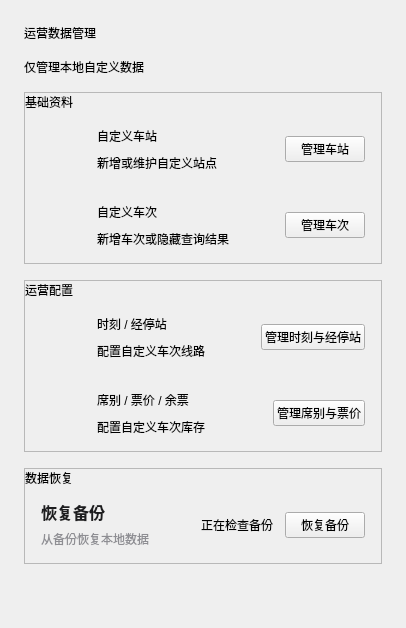
      <widget class="QWidget" name="pageAdmin">
       <property name="styleSheet">
         <string notr="true">QWidget#pageAdmin {
    background-color: #FFFFFF;
}

QLabel#labelAdminTitle {
    color: #1D1D1F;
    font-size: 22px;
    font-weight: 600;
}

QLabel#labelAdminSubtitle {
    color: #8E8E93;
    font-size: 12px;
}

QFrame#adminBaseGroup,
QFrame#adminOperationGroup,
QFrame#adminRecoveryGroup {
    background-color: #FFFFFF;
    border: 1px solid #E5E7EB;
    border-radius: 10px;
}

QLabel#labelAdminBaseGroup,
QLabel#labelAdminOperationGroup,
QLabel#labelAdminRecoveryGroup {
    background-color: #F7F9FC;
    border: none;
    border-bottom: 1px solid #E5E7EB;
    border-top-left-radius: 9px;
    border-top-right-radius: 9px;
    color: #515866;
    font-size: 14px;
    font-weight: 600;
    padding: 10px 16px;
}

QPushButton#btnManageStations,
QPushButton#btnManageTrains,
QPushButton#btnManageSchedules,
QPushButton#btnManageSeats,
QPushButton#btnResetAdminData {
    background-color: #FFFFFF;
    border: 1px solid #D8DDE6;
    border-radius: 6px;
    color: #0A84FF;
    padding: 6px 14px;
}

QPushButton#btnManageStations:hover,
QPushButton#btnManageTrains:hover,
QPushButton#btnManageSchedules:hover,
QPushButton#btnManageSeats:hover {
    background-color: #F0F6FF;
    border-color: #A8CFFF;
}

QPushButton#btnResetAdminData {
    color: #C9342C;
}

QPushButton#btnResetAdminData:hover {
    background-color: #FFF3F2;
    border-color: #F1B7B2;
}

QFrame#cardStationAdmin,
QFrame#cardTrainAdmin,
QFrame#cardScheduleAdmin,
QFrame#cardSeatAdmin {
    background-color: transparent;
    border: none;
    border-radius: 0px;
}

QFrame#cardStationAdmin,
QFrame#cardScheduleAdmin {
    border-bottom: 1px solid #ECEDEF;
}

QLabel#labelStationAdminTitle,
QLabel#labelTrainAdminTitle,
QLabel#labelScheduleAdminTitle,
QLabel#labelSeatAdminTitle {
    color: #1D1D1F;
    font-size: 16px;
    font-weight: 600;
}

QLabel#labelStationAdminIcon,
QLabel#labelTrainAdminIcon,
QLabel#labelScheduleAdminIcon,
QLabel#labelSeatAdminIcon {
    background-color: #EAF3FF;
    border-radius: 8px;
    padding: 8px;
}

QLabel#labelStationAdminDescription,
QLabel#labelTrainAdminDescription,
QLabel#labelScheduleAdminDescription,
QLabel#labelSeatAdminDescription {
    color: #8E8E93;
    font-size: 12px;
}

QLabel#labelAdminBackupData {
    color: #6E6E73;
    font-size: 12px;
}</string>
       </property>
       <layout class="QVBoxLayout" name="verticalLayoutAdmin">
        <property name="spacing"><number>16</number></property>
        <property name="leftMargin"><number>24</number></property>
        <property name="topMargin"><number>24</number></property>
        <property name="rightMargin"><number>24</number></property>
        <property name="bottomMargin"><number>24</number></property>
        <item>
         <widget class="QLabel" name="labelAdminTitle">
          <property name="text"><string>运营数据管理</string></property>
         </widget>
        </item>
        <item><widget class="QLabel" name="labelAdminSubtitle"><property name="text"><string>仅管理本地自定义数据</string></property></widget></item>
        <item>
         <widget class="QFrame" name="adminBaseGroup">
          <property name="frameShape"><enum>QFrame::Shape::StyledPanel</enum></property>
          <layout class="QVBoxLayout" name="verticalLayoutAdminBaseGroup">
           <property name="spacing"><number>0</number></property>
           <property name="leftMargin"><number>0</number></property><property name="topMargin"><number>0</number></property><property name="rightMargin"><number>0</number></property><property name="bottomMargin"><number>0</number></property>
           <item><widget class="QLabel" name="labelAdminBaseGroup"><property name="text"><string>基础资料</string></property></widget></item>
           <item>
            <widget class="QFrame" name="cardStationAdmin">
             <property name="minimumSize"><size><width>0</width><height>76</height></size></property>
             <layout class="QHBoxLayout" name="horizontalLayoutStationAdmin">
              <property name="spacing"><number>12</number></property><property name="leftMargin"><number>16</number></property><property name="topMargin"><number>12</number></property><property name="rightMargin"><number>16</number></property><property name="bottomMargin"><number>12</number></property>
              <item><widget class="QLabel" name="labelStationAdminIcon"><property name="minimumSize"><size><width>44</width><height>44</height></size></property><property name="maximumSize"><size><width>44</width><height>44</height></size></property><property name="pixmap"><pixmap resource="resources.qrc">:/icons/landmark.svg</pixmap></property><property name="alignment"><set>Qt::AlignmentFlag::AlignCenter</set></property></widget></item>
              <item><layout class="QVBoxLayout" name="verticalLayoutStationAdminText"><property name="spacing"><number>2</number></property><item><widget class="QLabel" name="labelStationAdminTitle"><property name="text"><string>自定义车站</string></property></widget></item><item><widget class="QLabel" name="labelStationAdminDescription"><property name="text"><string>新增或维护自定义站点</string></property></widget></item></layout></item>
              <item><spacer name="horizontalSpacerStationAdmin"><property name="orientation"><enum>Qt::Orientation::Horizontal</enum></property><property name="sizeHint" stdset="0"><size><width>40</width><height>20</height></size></property></spacer></item>
              <item><widget class="QPushButton" name="btnManageStations"><property name="text"><string>管理车站</string></property></widget></item>
             </layout>
            </widget>
           </item>
           <item>
            <widget class="QFrame" name="cardTrainAdmin">
             <property name="minimumSize"><size><width>0</width><height>76</height></size></property>
             <layout class="QHBoxLayout" name="horizontalLayoutTrainAdmin">
              <property name="spacing"><number>12</number></property><property name="leftMargin"><number>16</number></property><property name="topMargin"><number>12</number></property><property name="rightMargin"><number>16</number></property><property name="bottomMargin"><number>12</number></property>
              <item><widget class="QLabel" name="labelTrainAdminIcon"><property name="minimumSize"><size><width>44</width><height>44</height></size></property><property name="maximumSize"><size><width>44</width><height>44</height></size></property><property name="pixmap"><pixmap resource="resources.qrc">:/icons/train-front.svg</pixmap></property><property name="alignment"><set>Qt::AlignmentFlag::AlignCenter</set></property></widget></item>
              <item><layout class="QVBoxLayout" name="verticalLayoutTrainAdminText"><property name="spacing"><number>2</number></property><item><widget class="QLabel" name="labelTrainAdminTitle"><property name="text"><string>自定义车次</string></property></widget></item><item><widget class="QLabel" name="labelTrainAdminDescription"><property name="text"><string>新增车次或隐藏查询结果</string></property></widget></item></layout></item>
              <item><spacer name="horizontalSpacerTrainAdmin"><property name="orientation"><enum>Qt::Orientation::Horizontal</enum></property><property name="sizeHint" stdset="0"><size><width>40</width><height>20</height></size></property></spacer></item>
              <item><widget class="QPushButton" name="btnManageTrains"><property name="text"><string>管理车次</string></property></widget></item>
             </layout>
            </widget>
           </item>
          </layout>
         </widget>
        </item>
        <item>
         <widget class="QFrame" name="adminOperationGroup">
          <property name="frameShape"><enum>QFrame::Shape::StyledPanel</enum></property>
          <layout class="QVBoxLayout" name="verticalLayoutAdminOperationGroup">
           <property name="spacing"><number>0</number></property>
           <property name="leftMargin"><number>0</number></property><property name="topMargin"><number>0</number></property><property name="rightMargin"><number>0</number></property><property name="bottomMargin"><number>0</number></property>
           <item><widget class="QLabel" name="labelAdminOperationGroup"><property name="text"><string>运营配置</string></property></widget></item>
           <item>
            <widget class="QFrame" name="cardScheduleAdmin">
             <property name="minimumSize"><size><width>0</width><height>76</height></size></property>
             <layout class="QHBoxLayout" name="horizontalLayoutScheduleAdmin">
              <property name="spacing"><number>12</number></property><property name="leftMargin"><number>16</number></property><property name="topMargin"><number>12</number></property><property name="rightMargin"><number>16</number></property><property name="bottomMargin"><number>12</number></property>
              <item><widget class="QLabel" name="labelScheduleAdminIcon"><property name="minimumSize"><size><width>44</width><height>44</height></size></property><property name="maximumSize"><size><width>44</width><height>44</height></size></property><property name="pixmap"><pixmap resource="resources.qrc">:/icons/clock.svg</pixmap></property><property name="alignment"><set>Qt::AlignmentFlag::AlignCenter</set></property></widget></item>
              <item><layout class="QVBoxLayout" name="verticalLayoutScheduleAdminText"><property name="spacing"><number>2</number></property><item><widget class="QLabel" name="labelScheduleAdminTitle"><property name="text"><string>时刻 / 经停站</string></property></widget></item><item><widget class="QLabel" name="labelScheduleAdminDescription"><property name="text"><string>配置自定义车次线路</string></property></widget></item></layout></item>
              <item><spacer name="horizontalSpacerScheduleAdmin"><property name="orientation"><enum>Qt::Orientation::Horizontal</enum></property><property name="sizeHint" stdset="0"><size><width>40</width><height>20</height></size></property></spacer></item>
              <item><widget class="QPushButton" name="btnManageSchedules"><property name="text"><string>管理时刻与经停站</string></property></widget></item>
             </layout>
            </widget>
           </item>
           <item>
            <widget class="QFrame" name="cardSeatAdmin">
             <property name="minimumSize"><size><width>0</width><height>76</height></size></property>
             <layout class="QHBoxLayout" name="horizontalLayoutSeatAdmin">
              <property name="spacing"><number>12</number></property><property name="leftMargin"><number>16</number></property><property name="topMargin"><number>12</number></property><property name="rightMargin"><number>16</number></property><property name="bottomMargin"><number>12</number></property>
              <item><widget class="QLabel" name="labelSeatAdminIcon"><property name="minimumSize"><size><width>44</width><height>44</height></size></property><property name="maximumSize"><size><width>44</width><height>44</height></size></property><property name="pixmap"><pixmap resource="resources.qrc">:/icons/badge-yen.svg</pixmap></property><property name="alignment"><set>Qt::AlignmentFlag::AlignCenter</set></property></widget></item>
              <item><layout class="QVBoxLayout" name="verticalLayoutSeatAdminText"><property name="spacing"><number>2</number></property><item><widget class="QLabel" name="labelSeatAdminTitle"><property name="text"><string>席别 / 票价 / 余票</string></property></widget></item><item><widget class="QLabel" name="labelSeatAdminDescription"><property name="text"><string>配置自定义车次库存</string></property></widget></item></layout></item>
              <item><spacer name="horizontalSpacerSeatAdmin"><property name="orientation"><enum>Qt::Orientation::Horizontal</enum></property><property name="sizeHint" stdset="0"><size><width>40</width><height>20</height></size></property></spacer></item>
              <item><widget class="QPushButton" name="btnManageSeats"><property name="text"><string>管理席别与票价</string></property></widget></item>
             </layout>
            </widget>
           </item>
          </layout>
         </widget>
        </item>
        <item>
         <widget class="QFrame" name="adminRecoveryGroup">
          <property name="frameShape"><enum>QFrame::Shape::StyledPanel</enum></property>
          <layout class="QVBoxLayout" name="verticalLayoutAdminRecoveryGroup">
           <property name="spacing"><number>0</number></property>
           <property name="leftMargin"><number>0</number></property><property name="topMargin"><number>0</number></property><property name="rightMargin"><number>0</number></property><property name="bottomMargin"><number>0</number></property>
           <item><widget class="QLabel" name="labelAdminRecoveryGroup"><property name="text"><string>数据恢复</string></property></widget></item>
           <item>
            <widget class="QFrame" name="cardAdminRecovery">
             <property name="minimumSize"><size><width>0</width><height>76</height></size></property>
             <layout class="QHBoxLayout" name="horizontalLayoutAdminRecovery">
              <property name="spacing"><number>12</number></property><property name="leftMargin"><number>16</number></property><property name="topMargin"><number>12</number></property><property name="rightMargin"><number>16</number></property><property name="bottomMargin"><number>12</number></property>
              <item><layout class="QVBoxLayout" name="verticalLayoutAdminRecoveryText"><property name="spacing"><number>2</number></property><item><widget class="QLabel" name="labelAdminRecoveryTitle"><property name="text"><string>恢复备份</string></property><property name="styleSheet"><string notr="true">font-size: 16px; font-weight: 600; color: #1D1D1F;</string></property></widget></item><item><widget class="QLabel" name="labelAdminRecoveryDescription"><property name="text"><string>从备份恢复本地数据</string></property><property name="styleSheet"><string notr="true">color: #8E8E93; font-size: 12px;</string></property></widget></item></layout></item>
              <item><spacer name="horizontalSpacerAdminRecovery"><property name="orientation"><enum>Qt::Orientation::Horizontal</enum></property><property name="sizeHint" stdset="0"><size><width>40</width><height>20</height></size></property></spacer></item>
              <item><widget class="QLabel" name="labelAdminBackupData"><property name="text"><string>正在检查备份</string></property></widget></item>
              <item><widget class="QPushButton" name="btnResetAdminData"><property name="text"><string>恢复备份</string></property></widget></item>
             </layout>
            </widget>
           </item>
          </layout>
         </widget>
        </item>
        <item>
         <spacer name="verticalSpacerAdminPage"><property name="orientation"><enum>Qt::Orientation::Vertical</enum></property><property name="sizeHint" stdset="0"><size><width>20</width><height>40</height></size></property></spacer>
        </item>
       </layout>
      </widget>
